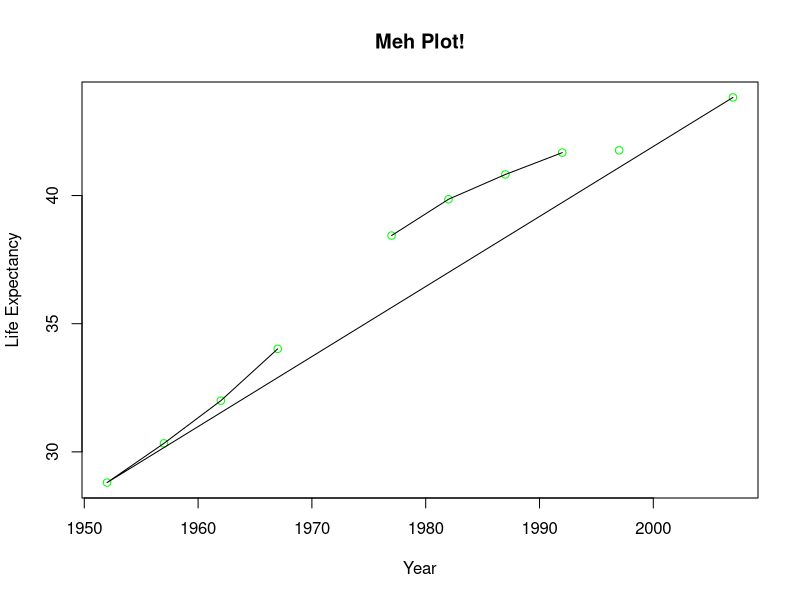
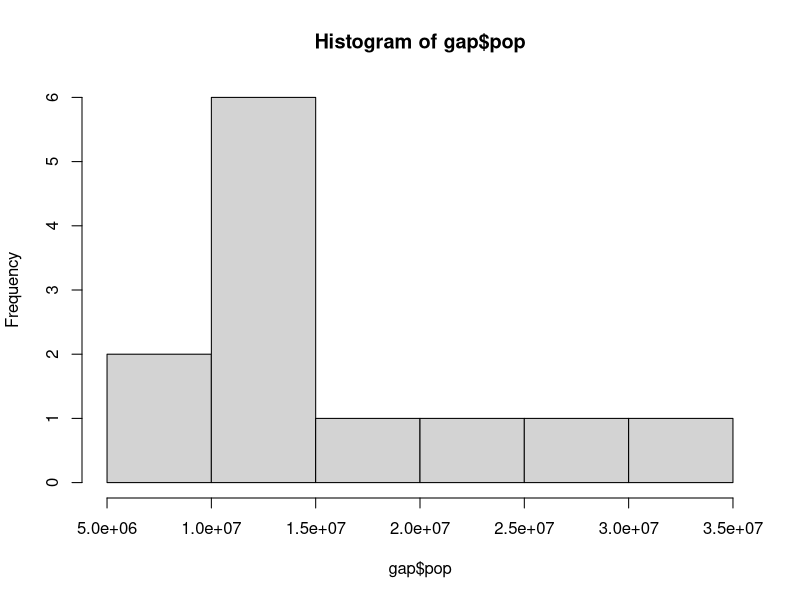

These charts were generated, in order, by the following R code:
#This script does the following: Reads data in for Afganistan for gapminder testing
#Written by Nick Chadeayne: nrchade@gmail.com
#4.18.15

gap <- read.csv('AFGAN.csv', header = TRUE)

#sanity check
head(gap)
summary(gap)
str(gap)
mean(gap$lifeExp, na.rm = TRUE)
plot(x = gap$year, 
     y = gap$lifeExp, 
     col = 'green', 
     main = 'Meh Plot!', 
     #type ='b', 
     xlab = 'Year', 
     ylab = 'Life Expectancy')
lines(x = gap$year, 
      y = gap$lifeExp)

hist(gap$pop, breaks = nrow(gap)*.5)

